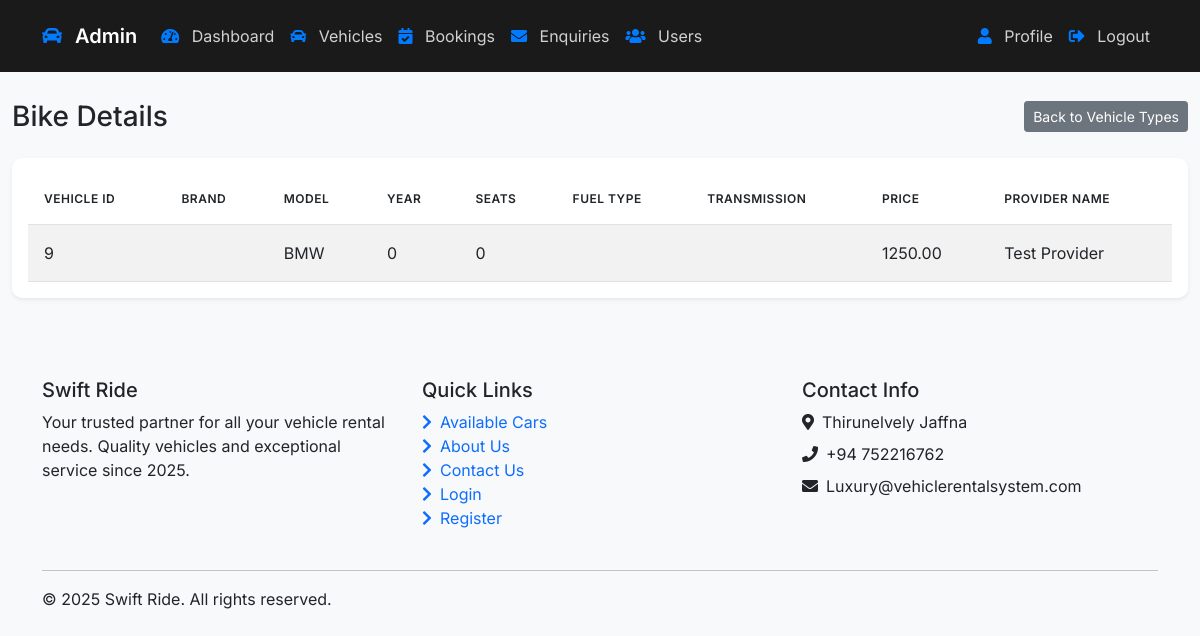
Page /admin/view_vehicles.php?type=Bike (signed in) on the committed database.
### tables this page shows
CREATE TABLE `vehicles` (
  `vehicle_id` int(11) NOT NULL,
  `provider_id` int(11) NOT NULL,
  `location_id` int(11) NOT NULL,
  `vehicle_type` varchar(50) NOT NULL,
  `vehicle_brand` varchar(100) NOT NULL,
  `vehicle_model` varchar(200) NOT NULL,
  `vehicle_year` int(11) NOT NULL,
  `seats` int(11) NOT NULL,
  `fuel_type` varchar(50) NOT NULL,
  `transmission` varchar(50) NOT NULL,
  `price` decimal(10,2) NOT NULL,
  `vehicle_availability` enum('yes','no') NOT NULL DEFAULT 'yes',
  `vehicle_image` varchar(255) DEFAULT NULL
);

CREATE TABLE `providers` (
  `provider_id` int(11) NOT NULL,
  `username` varchar(50) NOT NULL,
  `password` varchar(255) NOT NULL,
  `name` varchar(100) NOT NULL,
  `email` varchar(100) DEFAULT NULL,
  `phone` varchar(20) DEFAULT NULL,
  `created_at` timestamp NOT NULL DEFAULT current_timestamp()
);

### admin/view_vehicles.php (the view, shortened to what this page needs)
<?php
$conn = Connect();
$vehicle_type = isset($_GET['type']) ? $_GET['type'] : '';
$sql = "SELECT v.vehicle_id, v.vehicle_brand, v.vehicle_model, v.vehicle_year, v.seats, v.fuel_type, v.transmission, v.price, p.name AS provider_name
        FROM Vehicles v
        JOIN providers p ON v.provider_id = p.provider_id
        WHERE v.vehicle_type = ?";
$stmt = $conn->prepare($sql);
$stmt->bind_param("s", $vehicle_type);
$stmt->execute();
$result = $stmt->get_result();
include 'includes/header.php';
?>
<div class="container-fluid py-4">
    <div class="d-flex justify-content-between align-items-center mb-4">
        <h1 class="h3 mb-0"><?php echo htmlspecialchars(ucfirst($vehicle_type)); ?> Details</h1>
        <a href="vehicle_types.php" class="btn btn-sm btn-secondary">Back to Vehicle Types</a>
    </div>
    <?php if ($result && $result->num_rows > 0): ?>
        <div class="card">
            <div class="card-body">
                <table class="table table-striped">
                    <thead>
                        <tr>
                            <th>Vehicle ID</th>
                            <th>Brand</th>
                            <th>Model</th>
                            <th>Year</th>
                            <th>Seats</th>
                            <th>Fuel Type</th>
                            <th>Transmission</th>
                            <th>Price</th>
                            <th>Provider Name</th>
                        </tr>
                    </thead>
                    <tbody>
                        <?php while ($vehicle = $result->fetch_assoc()): ?>
                            <tr>
                                <td><?php echo htmlspecialchars($vehicle['vehicle_id']); ?></td>
                                <td><?php echo htmlspecialchars($vehicle['vehicle_brand']); ?></td>
                                <td><?php echo htmlspecialchars($vehicle['vehicle_model']); ?></td>
                                <td><?php echo htmlspecialchars($vehicle['vehicle_year']); ?></td>
                                <td><?php echo htmlspecialchars($vehicle['seats']); ?></td>
                                <td><?php echo htmlspecialchars($vehicle['fuel_type']); ?></td>
                                <td><?php echo htmlspecialchars($vehicle['transmission']); ?></td>
                                <td><?php echo htmlspecialchars($vehicle['price']); ?></td>
                                <td><?php echo htmlspecialchars($vehicle['provider_name']); ?></td>
                            </tr>
                        <?php endwhile; ?>
                    </tbody>
                </table>
            </div>
        </div>
    <?php else: ?>
        <div class="alert alert-info">
            <i class="fas fa-info-circle me-2"></i>No vehicles found for <?php echo htmlspecialchars(ucfirst($vehicle_type)); ?>.
        </div>
    <?php endif; ?>
</div>
<?php
include 'includes/footer.php';
?>

### admin/assets/css/style.css (style rules this page uses)
body { font-family: 'Inter', sans-serif; background-color: #f8f9fa; padding-top: 76px; }
.card { border: none; box-shadow: 0 0.125rem 0.25rem rgba(0, 0, 0, 0.075); border-radius: 10px; }
.table > :not(:first-child) { border-top: none; }
.table th { font-weight: 600; text-transform: uppercase; font-size: 0.75rem; letter-spacing: 0.5px; }
.table td { vertical-align: middle; }
.table { margin-bottom: 0; }
.table > :not(caption) > * > * { padding: 1rem; }
.table > tbody > tr > td { vertical-align: middle; }
.card { box-shadow: 0 0.125rem 0.25rem rgba(0, 0, 0, 0.075); margin-bottom: 2rem; }

### rows in the picture
vehicles: vehicle_id "9", vehicle_model "BMW", vehicle_year "0", seats "0", price "1250.00", provider.name "Test Provider"

### other values in the picture
$vehicle_type "Bike"
